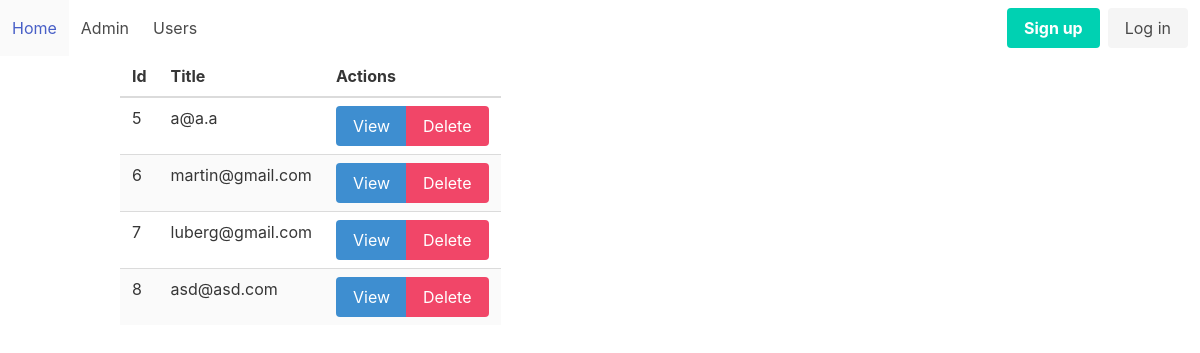
Before: /admin/users with the older database file.
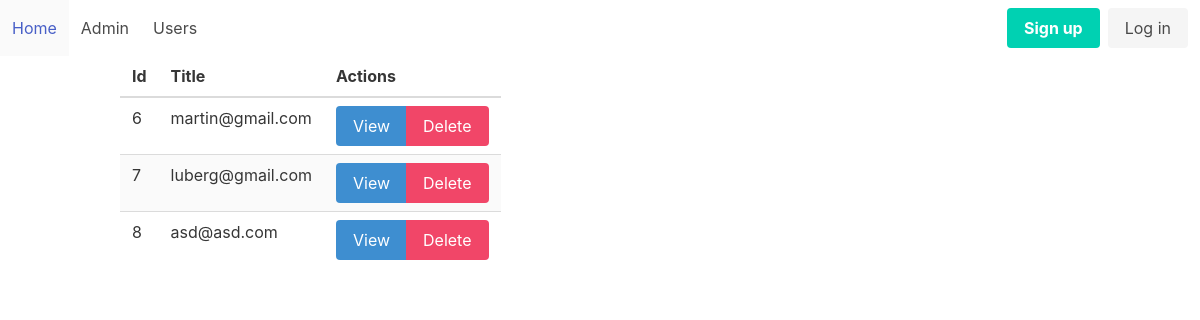
After: the same page with the newer database file.
### tables this page shows
CREATE TABLE users
(
    id       integer
        primary key autoincrement,
    email    text not null
        unique,
    password text not null
);

### helpers.php (called while the page is built, shortened)
<?php
function view($viewName, $vars = []){
    extract($vars);
    include __DIR__ . "/views/$viewName.php";
}

### src/Controllers/UserController.php (called while the page is built, shortened)
<?php
class UserController {
    public function index(){
        $user = User::all();
        view('users/index', compact('user'));
    }
}

### src/DB.php (called while the page is built, shortened)
<?php
class DB
{
  private $conn;
  public function __construct()
  {
    try {
      $this->conn = new PDO("sqlite:db.sqlite");
      $this->conn->setAttribute(PDO::ATTR_ERRMODE, PDO::ERRMODE_EXCEPTION);
    } catch (PDOException $e) {
      echo "Connection failed: " . $e->getMessage();
    }
  }
  public function all($table, $class)
  {
    $stmt = $this->conn->prepare("SELECT * FROM $table");
    $stmt->execute();
    $stmt->setFetchMode(PDO::FETCH_CLASS, $class);
    return $stmt->fetchAll();
  }
}

### src/Models/Model.php (called while the page is built, shortened)
<?php
class Model {
    public static $table;
    public static function all(){
    	$db = new DB();
        return $db->all(static::$table, static::class);
    }
    }

### views/users/index.php (the view)
<?php include __DIR__ . '/../partials/header.php'; ?>
<div class="container">
    <table class="table is-striped">
        <thead>
            <th>Id</th>
            <th>Title</th>
            <th>Actions</th>
        </thead>
        <tbody>
            <?php foreach ($user as $user) : ?>
                <tr>
                    <td><?= $user->id ?></td>
                    <td><?= $user->email ?></td>
                    <td>
                        <div class="buttons has-addons">
                            <a class="button is-info" href="/admin/users/view?id=<?=$user->id?>">View</a>
                            <a class="button is-danger" href="/admin/users/delete?id=<?=$user->id?>">Delete</a>
                        </div>
                    </td>
                </tr>
            <?php endforeach; ?>
        </tbody>
    </table>
</div>
<?php include __DIR__ . '/../partials/footer.php'; ?>

Changed rows visible on the page:
removed users: id "5", email "a@a.a"
